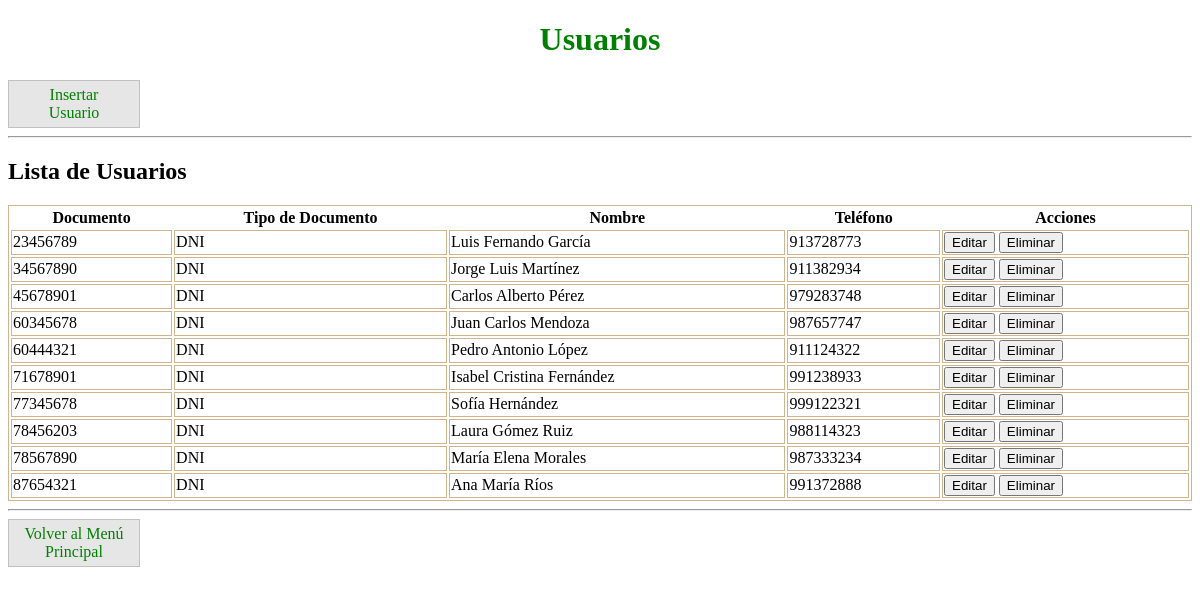
The page /MVC/ADMIN/Usuario/UsuarioForm.php on the database its author committed.
### tables this page shows
CREATE TABLE usuario(
	num_documento CHAR(8)  PRIMARY KEY,
    tipo_documento VARCHAR(3) NOT NULL,
    nombre VARCHAR(40) NOT NULL,
	telefono CHAR(9) DEFAULT NULL
);

### MVC/ADMIN/Usuario/UsuarioForm.php (the view, shortened to what this page needs)
<!DOCTYPE html>
<html lang="es">
<head>
    <link rel="stylesheet" href="../vista/css/app.css">
</head>
<body>
    <h1>Usuarios</h1>
    <a href="UsuarioForm.php">Insertar Usuario</a>
    <hr>
    <?php
    require_once '../conexion.php';
    $sql = "SELECT * FROM usuario";
    $result = $conn->query($sql);
    if ($result->num_rows > 0) {
        echo "<h2>Lista de Usuarios</h2>";
        echo "<table>";
        echo "<tr><th>Documento</th><th>Tipo de Documento</th><th>Nombre</th><th>Teléfono</th><th>Acciones</th></tr>";
        while ($row = $result->fetch_assoc()) {
            echo "<tr>";
            echo "<td>" . $row["num_documento"] . "</td>";
            echo "<td>" . $row["tipo_documento"] . "</td>";
            echo "<td>" . $row["nombre"] . "</td>";
            echo "<td>" . $row["telefono"] . "</td>";
            echo "<td>
                    <form action='Edicion.php' method='post' style='display:inline;'>
                        <input type='hidden' name='num_documento' value='" . $row["num_documento"] . "'>
                        <input type='submit' value='Editar'>
                    </form>
                    <form action='Eliminacion.php' method='post' style='display:inline;'>
                        <input type='hidden' name='num_documento' value='" . $row["num_documento"] . "'>
                        <input type='submit' value='Eliminar'>
                    </form>
                  </td>";
            echo "</tr>";
        }
        echo "</table>";
    } else {
        echo "No se encontraron usuarios.";
    }
    ?>
    <hr>
    <a href="../index.php">Volver al Menú Principal</a>
</body>
</html>

### MVC/ADMIN/vista/css/app.css (style rules this page uses)
table { width: 100%; }
table,tr,td { border:1px solid tan; }
h1 { text-align: center; color: green; }

### rows shown on the page
usuario: num_documento "23456789", tipo_documento "DNI", nombre "Luis Fernando García", telefono "913728773"
usuario: num_documento "34567890", tipo_documento "DNI", nombre "Jorge Luis Martínez", telefono "911382934"
usuario: num_documento "45678901", tipo_documento "DNI", nombre "Carlos Alberto Pérez", telefono "979283748"
usuario: num_documento "60345678", tipo_documento "DNI", nombre "Juan Carlos Mendoza", telefono "987657747"
usuario: num_documento "60444321", tipo_documento "DNI", nombre "Pedro Antonio López", telefono "911124322"
usuario: num_documento "71678901", tipo_documento "DNI", nombre "Isabel Cristina Fernández", telefono "991238933"
usuario: num_documento "77345678", tipo_documento "DNI", nombre "Sofía Hernández", telefono "999122321"
usuario: num_documento "78456203", tipo_documento "DNI", nombre "Laura Gómez Ruiz", telefono "988114323"
usuario: num_documento "78567890", tipo_documento "DNI", nombre "María Elena Morales", telefono "987333234"
usuario: num_documento "87654321", tipo_documento "DNI", nombre "Ana María Ríos", telefono "991372888"
